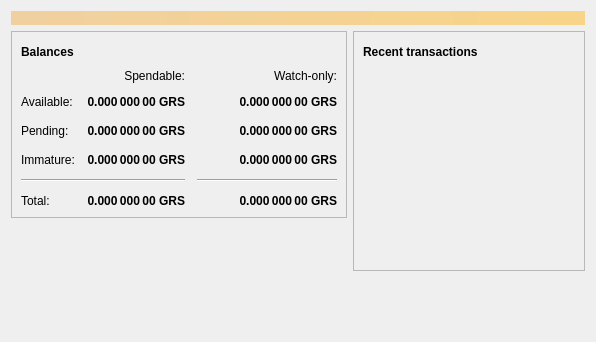
<?xml version="1.0" encoding="UTF-8"?>
<ui version="4.0">
 <class>OverviewPage</class>
 <widget class="QWidget" name="OverviewPage">
  <property name="geometry">
   <rect>
    <x>0</x>
    <y>0</y>
    <width>596</width>
    <height>342</height>
   </rect>
  </property>
  <property name="windowTitle">
   <string>Form</string>
  </property>
  <layout class="QVBoxLayout" name="topLayout">
   <item>
    <widget class="QLabel" name="labelAlerts">
     <property name="visible">
      <bool>false</bool>
     </property>
     <property name="styleSheet">
      <string notr="true">QLabel { background-color: qlineargradient(x1: 0, y1: 0, x2: 1, y2: 0, stop:0 #F0D0A0, stop:1 #F8D488); color:#000000; }</string>
     </property>
     <property name="wordWrap">
      <bool>true</bool>
     </property>
     <property name="margin">
      <number>3</number>
     </property>
     <property name="textInteractionFlags">
      <set>Qt::TextSelectableByMouse</set>
     </property>
    </widget>
   </item>
   <item>
    <layout class="QHBoxLayout" name="horizontalLayout" stretch="1,1">
     <item>
      <layout class="QVBoxLayout" name="verticalLayout_2">
       <item>
        <widget class="QFrame" name="frame">
         <property name="frameShape">
          <enum>QFrame::StyledPanel</enum>
         </property>
         <property name="frameShadow">
          <enum>QFrame::Raised</enum>
         </property>
         <layout class="QVBoxLayout" name="verticalLayout_4">
          <item>
           <layout class="QHBoxLayout" name="horizontalLayout_4">
            <item>
             <widget class="QLabel" name="label_5">
              <property name="font">
               <font>
                <weight>75</weight>
                <bold>true</bold>
               </font>
              </property>
              <property name="text">
               <string>Balances</string>
              </property>
             </widget>
            </item>
            <item>
             <widget class="QPushButton" name="labelWalletStatus">
              <property name="enabled">
               <bool>true</bool>
              </property>
              <property name="maximumSize">
               <size>
                <width>30</width>
                <height>16777215</height>
               </size>
              </property>
              <property name="toolTip">
               <string>The displayed information may be out of date. Your wallet automatically synchronizes with the Bitcoin network after a connection is established, but this process has not completed yet.</string>
              </property>
              <property name="text">
               <string/>
              </property>
              <property name="icon">
               <iconset resource="../bitcoin.qrc">
                <normaloff>:/icons/warning</normaloff>
                <disabledoff>:/icons/warning</disabledoff>:/icons/warning</iconset>
              </property>
              <property name="iconSize">
               <size>
                <width>24</width>
                <height>24</height>
               </size>
              </property>
              <property name="flat">
               <bool>true</bool>
              </property>
             </widget>
            </item>
            <item>
             <spacer name="horizontalSpacer_3">
              <property name="orientation">
               <enum>Qt::Horizontal</enum>
              </property>
              <property name="sizeHint" stdset="0">
               <size>
                <width>40</width>
                <height>20</height>
               </size>
              </property>
             </spacer>
            </item>
           </layout>
          </item>
          <item>
           <layout class="QGridLayout" name="gridLayout">
            <property name="spacing">
             <number>12</number>
            </property>
            <item row="2" column="2">
             <widget class="QLabel" name="labelWatchPending">
              <property name="font">
               <font>
                <weight>75</weight>
                <bold>true</bold>
               </font>
              </property>
              <property name="cursor">
               <cursorShape>IBeamCursor</cursorShape>
              </property>
              <property name="toolTip">
               <string>Unconfirmed transactions to watch-only addresses</string>
              </property>
              <property name="text">
               <string notr="true">0.000 000 00 GRS</string>
              </property>
              <property name="alignment">
               <set>Qt::AlignRight|Qt::AlignTrailing|Qt::AlignVCenter</set>
              </property>
              <property name="textInteractionFlags">
               <set>Qt::LinksAccessibleByMouse|Qt::TextSelectableByKeyboard|Qt::TextSelectableByMouse</set>
              </property>
             </widget>
            </item>
            <item row="2" column="1">
             <widget class="QLabel" name="labelUnconfirmed">
              <property name="font">
               <font>
                <weight>75</weight>
                <bold>true</bold>
               </font>
              </property>
              <property name="cursor">
               <cursorShape>IBeamCursor</cursorShape>
              </property>
              <property name="toolTip">
               <string>Total of transactions that have yet to be confirmed, and do not yet count toward the spendable balance</string>
              </property>
              <property name="text">
               <string notr="true">0.000 000 00 GRS</string>
              </property>
              <property name="alignment">
               <set>Qt::AlignRight|Qt::AlignTrailing|Qt::AlignVCenter</set>
              </property>
              <property name="textInteractionFlags">
               <set>Qt::LinksAccessibleByMouse|Qt::TextSelectableByKeyboard|Qt::TextSelectableByMouse</set>
              </property>
             </widget>
            </item>
            <item row="3" column="2">
             <widget class="QLabel" name="labelWatchImmature">
              <property name="font">
               <font>
                <weight>75</weight>
                <bold>true</bold>
               </font>
              </property>
              <property name="cursor">
               <cursorShape>IBeamCursor</cursorShape>
              </property>
              <property name="toolTip">
               <string>Mined balance in watch-only addresses that has not yet matured</string>
              </property>
              <property name="text">
               <string notr="true">0.000 000 00 GRS</string>
              </property>
              <property name="alignment">
               <set>Qt::AlignRight|Qt::AlignTrailing|Qt::AlignVCenter</set>
              </property>
              <property name="textInteractionFlags">
               <set>Qt::LinksAccessibleByMouse|Qt::TextSelectableByKeyboard|Qt::TextSelectableByMouse</set>
              </property>
             </widget>
            </item>
            <item row="4" column="0" colspan="2">
             <widget class="Line" name="line">
              <property name="orientation">
               <enum>Qt::Horizontal</enum>
              </property>
             </widget>
            </item>
            <item row="4" column="2">
             <widget class="Line" name="lineWatchBalance">
              <property name="sizePolicy">
               <sizepolicy hsizetype="Preferred" vsizetype="Fixed">
                <horstretch>0</horstretch>
                <verstretch>0</verstretch>
               </sizepolicy>
              </property>
              <property name="minimumSize">
               <size>
                <width>140</width>
                <height>0</height>
               </size>
              </property>
              <property name="orientation">
               <enum>Qt::Horizontal</enum>
              </property>
             </widget>
            </item>
            <item row="5" column="0">
             <widget class="QLabel" name="labelTotalText">
              <property name="text">
               <string>Total:</string>
              </property>
             </widget>
            </item>
            <item row="3" column="1">
             <widget class="QLabel" name="labelImmature">
              <property name="font">
               <font>
                <weight>75</weight>
                <bold>true</bold>
               </font>
              </property>
              <property name="cursor">
               <cursorShape>IBeamCursor</cursorShape>
              </property>
              <property name="toolTip">
               <string>Mined balance that has not yet matured</string>
              </property>
              <property name="text">
               <string notr="true">0.000 000 00 GRS</string>
              </property>
              <property name="alignment">
               <set>Qt::AlignRight|Qt::AlignTrailing|Qt::AlignVCenter</set>
              </property>
              <property name="textInteractionFlags">
               <set>Qt::LinksAccessibleByMouse|Qt::TextSelectableByKeyboard|Qt::TextSelectableByMouse</set>
              </property>
             </widget>
            </item>
            <item row="2" column="3">
             <spacer name="horizontalSpacer_2">
              <property name="orientation">
               <enum>Qt::Horizontal</enum>
              </property>
              <property name="sizeHint" stdset="0">
               <size>
                <width>40</width>
                <height>20</height>
               </size>
              </property>
             </spacer>
            </item>
            <item row="3" column="0">
             <widget class="QLabel" name="labelImmatureText">
              <property name="text">
               <string>Immature:</string>
              </property>
             </widget>
            </item>
            <item row="5" column="1">
             <widget class="QLabel" name="labelTotal">
              <property name="font">
               <font>
                <weight>75</weight>
                <bold>true</bold>
               </font>
              </property>
              <property name="cursor">
               <cursorShape>IBeamCursor</cursorShape>
              </property>
              <property name="toolTip">
               <string>Your current total balance</string>
              </property>
              <property name="text">
               <string notr="true">0.000 000 00 GRS</string>
              </property>
              <property name="alignment">
               <set>Qt::AlignRight|Qt::AlignTrailing|Qt::AlignVCenter</set>
              </property>
              <property name="textInteractionFlags">
               <set>Qt::LinksAccessibleByMouse|Qt::TextSelectableByKeyboard|Qt::TextSelectableByMouse</set>
              </property>
             </widget>
            </item>
            <item row="5" column="2">
             <widget class="QLabel" name="labelWatchTotal">
              <property name="font">
               <font>
                <weight>75</weight>
                <bold>true</bold>
               </font>
              </property>
              <property name="cursor">
               <cursorShape>IBeamCursor</cursorShape>
              </property>
              <property name="toolTip">
               <string>Current total balance in watch-only addresses</string>
              </property>
              <property name="text">
               <string notr="true">0.000 000 00 GRS</string>
              </property>
              <property name="alignment">
               <set>Qt::AlignRight|Qt::AlignTrailing|Qt::AlignVCenter</set>
              </property>
              <property name="textInteractionFlags">
               <set>Qt::LinksAccessibleByMouse|Qt::TextSelectableByKeyboard|Qt::TextSelectableByMouse</set>
              </property>
             </widget>
            </item>
            <item row="0" column="2">
             <widget class="QLabel" name="labelWatchonly">
              <property name="text">
               <string>Watch-only:</string>
              </property>
              <property name="alignment">
               <set>Qt::AlignRight|Qt::AlignTrailing|Qt::AlignVCenter</set>
              </property>
             </widget>
            </item>
            <item row="1" column="0">
             <widget class="QLabel" name="labelBalanceText">
              <property name="text">
               <string>Available:</string>
              </property>
             </widget>
            </item>
            <item row="1" column="1">
             <widget class="QLabel" name="labelBalance">
              <property name="font">
               <font>
                <weight>75</weight>
                <bold>true</bold>
               </font>
              </property>
              <property name="cursor">
               <cursorShape>IBeamCursor</cursorShape>
              </property>
              <property name="toolTip">
               <string>Your current spendable balance</string>
              </property>
              <property name="text">
               <string notr="true">0.000 000 00 GRS</string>
              </property>
              <property name="alignment">
               <set>Qt::AlignRight|Qt::AlignTrailing|Qt::AlignVCenter</set>
              </property>
              <property name="textInteractionFlags">
               <set>Qt::LinksAccessibleByMouse|Qt::TextSelectableByKeyboard|Qt::TextSelectableByMouse</set>
              </property>
             </widget>
            </item>
            <item row="1" column="2">
             <widget class="QLabel" name="labelWatchAvailable">
              <property name="font">
               <font>
                <weight>75</weight>
                <bold>true</bold>
               </font>
              </property>
              <property name="cursor">
               <cursorShape>IBeamCursor</cursorShape>
              </property>
              <property name="toolTip">
               <string>Your current balance in watch-only addresses</string>
              </property>
              <property name="text">
               <string notr="true">0.000 000 00 GRS</string>
              </property>
              <property name="alignment">
               <set>Qt::AlignRight|Qt::AlignTrailing|Qt::AlignVCenter</set>
              </property>
              <property name="textInteractionFlags">
               <set>Qt::LinksAccessibleByMouse|Qt::TextSelectableByKeyboard|Qt::TextSelectableByMouse</set>
              </property>
             </widget>
            </item>
            <item row="2" column="0">
             <widget class="QLabel" name="labelPendingText">
              <property name="text">
               <string>Pending:</string>
              </property>
             </widget>
            </item>
            <item row="0" column="1">
             <widget class="QLabel" name="labelSpendable">
              <property name="text">
               <string>Spendable:</string>
              </property>
              <property name="alignment">
               <set>Qt::AlignRight|Qt::AlignTrailing|Qt::AlignVCenter</set>
              </property>
             </widget>
            </item>
           </layout>
          </item>
         </layout>
        </widget>
       </item>
       <item>
        <spacer name="verticalSpacer">
         <property name="orientation">
          <enum>Qt::Vertical</enum>
         </property>
         <property name="sizeHint" stdset="0">
          <size>
           <width>20</width>
           <height>40</height>
          </size>
         </property>
        </spacer>
       </item>
      </layout>
     </item>
     <item>
      <layout class="QVBoxLayout" name="verticalLayout_3">
       <item>
        <widget class="QFrame" name="frame_2">
         <property name="frameShape">
          <enum>QFrame::StyledPanel</enum>
         </property>
         <property name="frameShadow">
          <enum>QFrame::Raised</enum>
         </property>
         <layout class="QVBoxLayout" name="verticalLayout">
          <item>
           <layout class="QHBoxLayout" name="horizontalLayout_2">
            <item>
             <widget class="QLabel" name="label_4">
              <property name="font">
               <font>
                <weight>75</weight>
                <bold>true</bold>
               </font>
              </property>
              <property name="text">
               <string>Recent transactions</string>
              </property>
             </widget>
            </item>
            <item>
             <widget class="QPushButton" name="labelTransactionsStatus">
              <property name="enabled">
               <bool>true</bool>
              </property>
              <property name="maximumSize">
               <size>
                <width>30</width>
                <height>16777215</height>
               </size>
              </property>
              <property name="toolTip">
               <string>The displayed information may be out of date. Your wallet automatically synchronizes with the Bitcoin network after a connection is established, but this process has not completed yet.</string>
              </property>
              <property name="text">
               <string/>
              </property>
              <property name="icon">
               <iconset resource="../bitcoin.qrc">
                <normaloff>:/icons/warning</normaloff>
                <disabledoff>:/icons/warning</disabledoff>:/icons/warning</iconset>
              </property>
              <property name="iconSize">
               <size>
                <width>24</width>
                <height>24</height>
               </size>
              </property>
              <property name="flat">
               <bool>true</bool>
              </property>
             </widget>
            </item>
            <item>
             <spacer name="horizontalSpacer">
              <property name="orientation">
               <enum>Qt::Horizontal</enum>
              </property>
              <property name="sizeHint" stdset="0">
               <size>
                <width>40</width>
                <height>20</height>
               </size>
              </property>
             </spacer>
            </item>
           </layout>
          </item>
          <item>
           <widget class="QListView" name="listTransactions">
            <property name="styleSheet">
             <string notr="true">QListView { background: transparent; }</string>
            </property>
            <property name="frameShape">
             <enum>QFrame::NoFrame</enum>
            </property>
            <property name="verticalScrollBarPolicy">
             <enum>Qt::ScrollBarAlwaysOff</enum>
            </property>
            <property name="horizontalScrollBarPolicy">
             <enum>Qt::ScrollBarAlwaysOff</enum>
            </property>
            <property name="selectionMode">
             <enum>QAbstractItemView::NoSelection</enum>
            </property>
           </widget>
          </item>
         </layout>
        </widget>
       </item>
       <item>
        <spacer name="verticalSpacer_2">
         <property name="orientation">
          <enum>Qt::Vertical</enum>
         </property>
         <property name="sizeHint" stdset="0">
          <size>
           <width>20</width>
           <height>40</height>
          </size>
         </property>
        </spacer>
       </item>
      </layout>
     </item>
    </layout>
   </item>
  </layout>
 </widget>
 <resources/>
 <connections/>
</ui>
